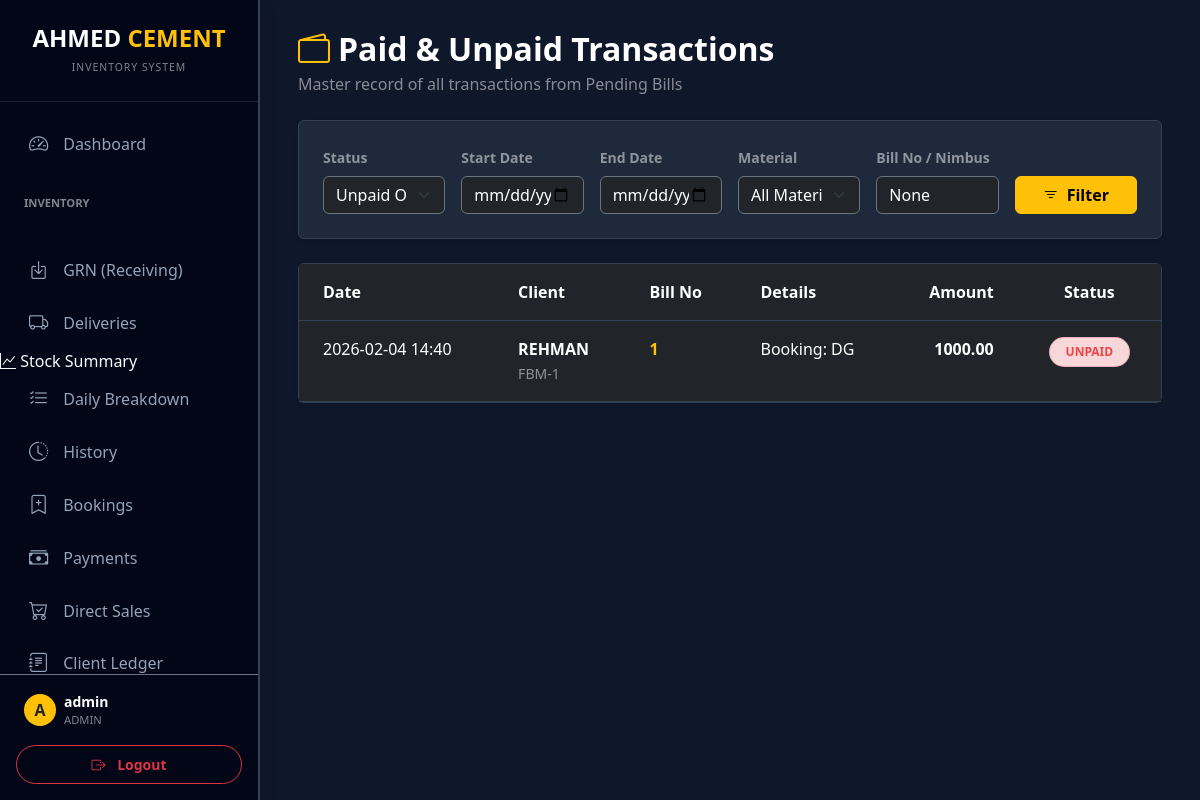
/unpaid_transactions (signed in), run on an earlier commit of the app's database.
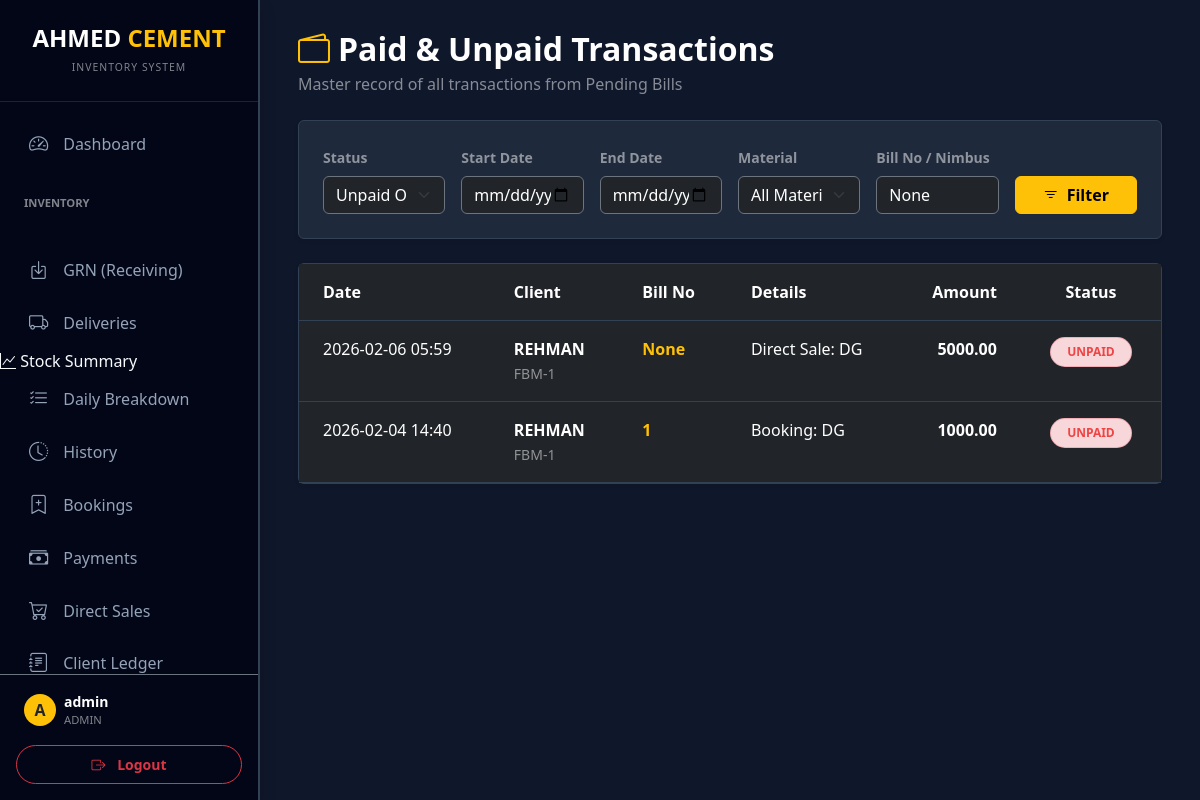
And on a later commit of the database.
### models.py (models this page shows)
class PendingBill(db.Model):
    id = db.Column(db.Integer, primary_key=True)
    client_code = db.Column(db.String(50))
    client_name = db.Column(db.String(100))
    bill_no = db.Column(db.String(50))
    nimbus_no = db.Column(db.String(50))
    amount = db.Column(db.Float, default=0)
    reason = db.Column(db.String(200))
    photo_url = db.Column(db.String(200))
    is_paid = db.Column(db.Boolean, default=False)
    is_cash = db.Column(db.Boolean, default=False)
    is_manual = db.Column(db.Boolean, default=False)  # True if has manual bill no
    created_at = db.Column(db.String(50))
    created_by = db.Column(db.String(80))

### main.py (the view)
@app.route('/unpaid_transactions')
@login_required
def unpaid_transactions_page():
    start_date = request.args.get('start_date')
    end_date = request.args.get('end_date')
    material = request.args.get('material')
    bill_no = request.args.get('bill_no')
    status = request.args.get('status', 'unpaid')
    query = PendingBill.query
    if start_date:
        query = query.filter(PendingBill.created_at >= start_date)
    if end_date:
        query = query.filter(PendingBill.created_at <= end_date)
    if material:
        query = query.filter(PendingBill.reason.ilike(f'%{material}%'))
    if bill_no:
        query = query.filter((PendingBill.bill_no.ilike(f'%{bill_no}%')) | (PendingBill.nimbus_no.ilike(f'%{bill_no}%')))
    if status == 'paid':
        query = query.filter(PendingBill.is_paid == True)
    elif status == 'unpaid':
        query = query.filter(PendingBill.is_paid == False)
    transactions = query.order_by(PendingBill.id.desc()).all()
    materials = Material.query.all()
    return render_template('unpaid_transactions.html',
                           transactions=transactions,
                           materials=materials,
                           filters={
                               'start_date': start_date,
                               'end_date': end_date,
                               'material': material,
                               'bill_no': bill_no,
                               'status': status
                           })

### main.py (called while the page is built)
@login_manager.user_loader
def load_user(user_id):
    return db.session.get(User, int(user_id))

### templates/unpaid_transactions.html (shortened to what the changed rows need)
{% extends "layout.html" %}
{% block content %}
<div class="row mb-4 align-items-center">
    <div class="col">
        <h2 class="fw-bold text-white mb-1"><i class="bi bi-wallet2 text-warning me-2"></i>Paid & Unpaid Transactions</h2>
    </div>
</div>
<div class="card bg-slate-800 border-slate-700 shadow-sm">
    <div class="table-responsive">
        <table class="table table-dark table-hover mb-0">
            <thead class="bg-slate-900">
                <tr>
                    <th class="border-slate-700 px-4 py-3">Date</th>
                    <th class="border-slate-700 px-4 py-3">Client</th>
                    <th class="border-slate-700 px-4 py-3">Bill No</th>
                    <th class="border-slate-700 px-4 py-3">Details</th>
                    <th class="border-slate-700 px-4 py-3 text-end">Amount</th>
                    <th class="border-slate-700 px-4 py-3 text-center">Status</th>
                </tr>
            </thead>
            <tbody>
                {% for t in transactions %}
                <tr>
                    <td class="px-4 border-slate-700 py-3">{{ t.created_at }}</td>
                    <td class="px-4 border-slate-700 py-3">
                        <div class="fw-bold">{{ t.client_name }}</div>
                        <small class="text-white-50">{{ t.client_code }}</small>
                    </td>
                    <td class="px-4 border-slate-700 py-3">
                        <div class="text-warning fw-bold">{{ t.bill_no }}</div>
                    </td>
                    <td class="px-4 border-slate-700 py-3">{{ t.reason }}</td>
                    <td class="px-4 border-slate-700 py-3 text-end fw-bold">{{ "%.2f"|format(t.amount) }}</td>
                    <td class="px-4 border-slate-700 py-3 text-center">
                        {% if t.is_paid %}
                            <span class="badge bg-success-subtle text-success border border-success border-opacity-25 px-3 py-2 rounded-pill">PAID</span>
                        {% else %}
                            <span class="badge bg-danger-subtle text-danger border border-danger border-opacity-25 px-3 py-2 rounded-pill">UNPAID</span>
                        {% endif %}
                    </td>
                </tr>
                {% else %}
                <tr>
                    <td colspan="6" class="text-center py-5 text-white-50">No transactions found matching the filters.</td>
                </tr>
                {% endfor %}
            </tbody>
        </table>
    </div>
</div>
{% endblock %}

What changed in the data, as far as the page shows it:
added PendingBill: created_at "2026-02-06 05:59", client_name "REHMAN", client_code "FBM-1", bill_no "None", reason "Direct Sale: DG", amount "5000.00", is_paid "UNPAID"
